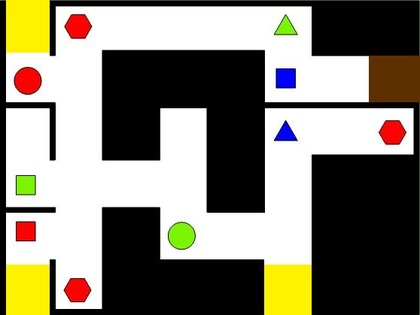
%> input picture trialRun/round32d.jpg, 420 x 315 px, shrunk from 558 x 419 before the run
$ octave --eval "result = color_detect(imread('round32d.jpg'));"   (GNU Octave 9; MATLAB toolbox functions it lacks are replaced by stand-ins)
%> lines starting %> are read from the running program, lines starting %| are printed output that depends on the picture; in (x1, y1, x2, y2) boxes, pixels count from 0 and x2, y2 are one past the last pixel; in counts of white or black regions, pixels touching at a corner belong together; the program's own positions count from 1
function [bb,col,new_img,cent] = color_detect(f)

    col = 'r';
    gray = rgb2gray(f);
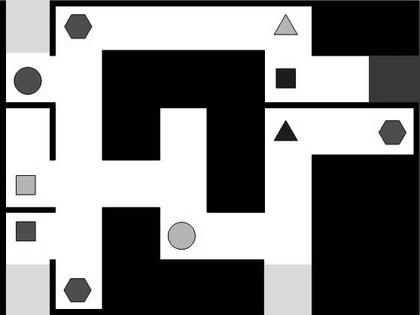
%> gray: size 315x420 uint8; min 0, max 255, mean 126.9

    r =f(:,:,1)-gray;
    g = f(:,:,2)-gray;
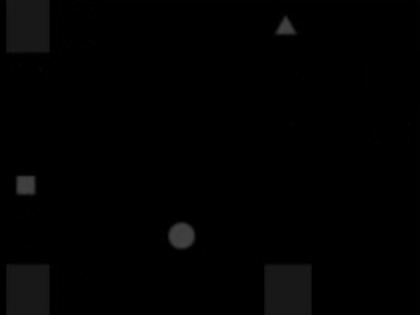
%> g: size 315x420 uint8; min 0, max 67, mean 1.8
    b = f(:,:,3)-gray;
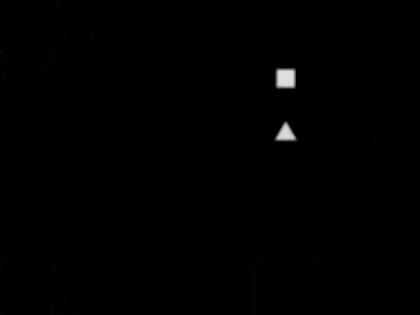
%> b: size 315x420 uint8; min 0, max 225, mean 0.9

    %%

%     figure,imshow(r);
%     figure,imshow(g);
%     figure,imshow(b);
%
    %% Checking r|g|b

    [row col] = size(r);
%> row = 315; col = 420

    thresh_r = (max(max(r))+min(min(r)))/2;
%> thresh_r = 89
    thresh_g = (max(max(g))+min(min(g)))/2;
%> thresh_g = 34
    thresh_b = (max(max(b))+min(min(b)))/2;
%> thresh_b = 113

     x_r = zeros(row,col);
     x_g = zeros(row,col);
     x_b = zeros(row,col);
     x = zeros(row,col);

%%
     for i=1:row
         for j=1:col
             if r(i,j)>=thresh_r
                 x_r(i,j)=1;
             end
             if g(i,j)>=thresh_g
                 x_g(i,j)=1;
             end
             if b(i,j)>=thresh_b
                 x_b(i,j)=1;
             end
         end
     end
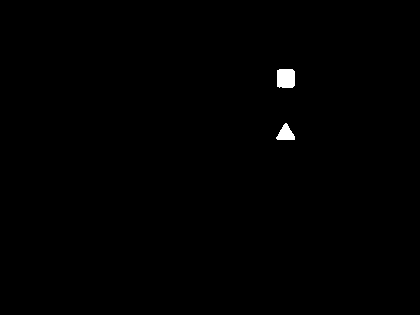
%> x_b: size 315x420 double; values 0 (black) and 1 (white), 0.4% white; 2 white regions, box (x1, y1, x2, y2) and area: (277, 69, 295, 88) 330, (276, 123, 295, 140) 197
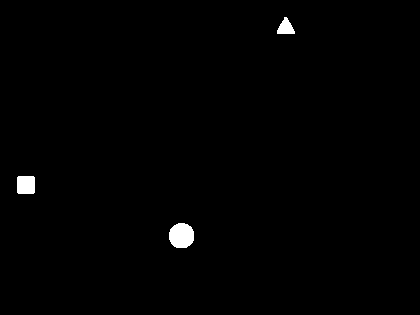
%> x_g: size 315x420 double; values 0 (black) and 1 (white), 0.78% white; 3 white regions, box (x1, y1, x2, y2) and area: (169, 223, 194, 248) 514, (17, 176, 35, 194) 320, (277, 17, 295, 34) 194
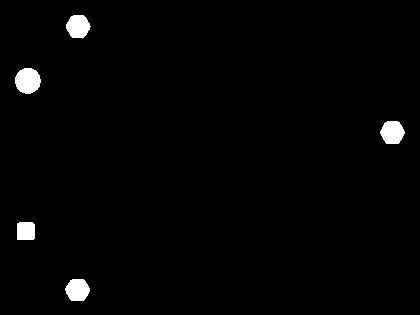
%> x_r: size 315x420 double; values 0 (black) and 1 (white), 1.6% white; 5 white regions, box (x1, y1, x2, y2) and area: (15, 68, 41, 94) 528, (380, 121, 405, 144) 446, (66, 15, 91, 38) 442, (65, 279, 90, 301) 433, (17, 222, 35, 240) 318

%%
%        figure,imshow(x_r);
%        figure,imshow(x_g);
%        figure,imshow(x_b);
% %
%%
area_r = bwarea(x_r);
%> area_r = 2180.2
area_g = bwarea(x_g);
%> area_g = 1033.5
area_b = bwarea(x_b);
%> area_b = 530.2

p = round(0.6*area_r);
%> p = 1308
x_r = bwareaopen(x_r,p);
%> x_r: size 315x420 logical; every value is 0

p = round(0.6*area_g);
%> p = 620
x_g = bwareaopen(x_g,p);

p = round(0.6*area_b);
%> p = 318
x_b = bwareaopen(x_b,p);
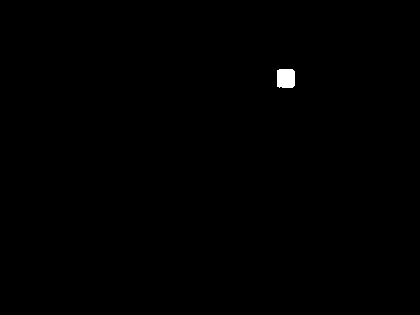
%> x_b: size 315x420 logical; 0.25% white; 1 white region

area_r = bwarea(x_r);
%> area_r = 0
area_g = bwarea(x_g);
%> area_g = 0
area_b = bwarea(x_b);
%> area_b = 331

%%
m = max([area_r, area_g, area_b]);
%> m = 331

if m==area_r
    area = area_r;
    x = x_r;
    col = 'r';
    %disp('red');
else if m == area_g
        area = area_g;
        x = x_g;
        col = 'g';
        %disp('green');
    else if m == area_b
        area = area_b;
%> area = 331
        x = x_b;
        col = 'b';
        %disp('blue');
        end
    end
end


%%

p = round(0.6*area);
%> p = 199
new_img = bwareaopen(x,p);
new_img = imfill(new_img,'holes');

%figure,imshow(new_img);

s = regionprops(new_img,'BoundingBox','Extrema','Centroid');
%> s = 1 region; box (x1, y1, x2, y2) and Centroid: (277, 69, 295, 88) [286.5 78.9]

bb = round(s.BoundingBox);
%> bb = [278 70 18 19]
ex = round(s.Extrema);
%> ex = [280 70; 294 70; 296 72; 296 87; 294 89; 280 89; 278 88; 278 71]
cent = round(s.Centroid);
%> cent = [286 79]
%> `result = color_detect(imread('round32d.jpg'));`: result = [278 70 18 19]
%[row,col]
%figure,imshow(f(ex(1,2):ex(1,2)+bb(1,4),ex(8,1):ex(8,1)+bb(1,3),:));


end

$ run again, on trialRun/rd3_map.png
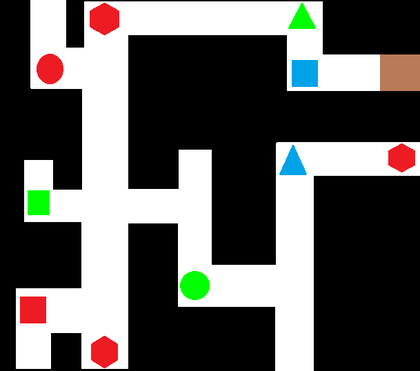
%> input picture trialRun/rd3_map.png, 420 x 371 px, shrunk from 609 x 538 before the run
%> thresh_r = 82
%> thresh_g = 53
%> thresh_b = 58
%> after the loop in color_detect, `for i=1:row`:
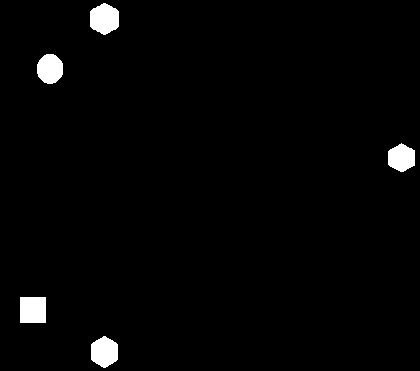
%> x_r: size 371x420 double; values 0 (black) and 1 (white), 2.1% white; 5 white regions, box (x1, y1, x2, y2) and area: (90, 3, 119, 35) 717, (20, 297, 46, 323) 676, (91, 336, 118, 368) 662, (37, 54, 63, 84) 623, (388, 143, 415, 172) 593
%> in color_detect, `area_r = bwarea(x_r);`: area_r = 3286.5
%> in color_detect, `area_g = bwarea(x_g);`: area_g = 1627.6
%> in color_detect, `area_b = bwarea(x_b);`: area_b = 1152.4
%> in color_detect, `p = round(0.6*area_r);`: p = 1972
%> in color_detect, `p = round(0.6*area_g);`: p = 977
%> in color_detect, `p = round(0.6*area_b);`: p = 691
%> in color_detect, `x_b = bwareaopen(x_b,p);`:
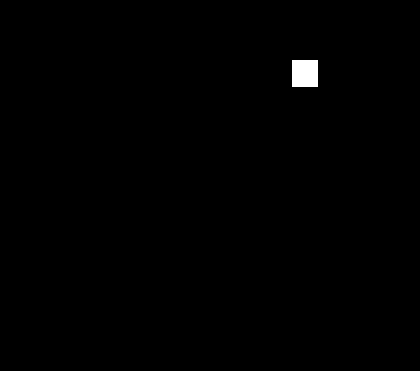
%> x_b: size 371x420 logical; 0.45% white; 1 white region
%> in color_detect, `area_r = bwarea(x_r);`: area_r = 0
%> in color_detect, `area_b = bwarea(x_b);`: area_b = 702
%> in color_detect, `p = round(0.6*area);`: p = 421
%> s = 1 region; box (x1, y1, x2, y2) and Centroid: (292, 60, 318, 87) [305.5 74]
%> bb = [293 61 26 27]
%> ex = [293 61; 319 61; 319 61; 319 88; 319 88; 293 88; 293 88; 293 61]
%> cent = [306 74]
%> result = [293 61 26 27]
